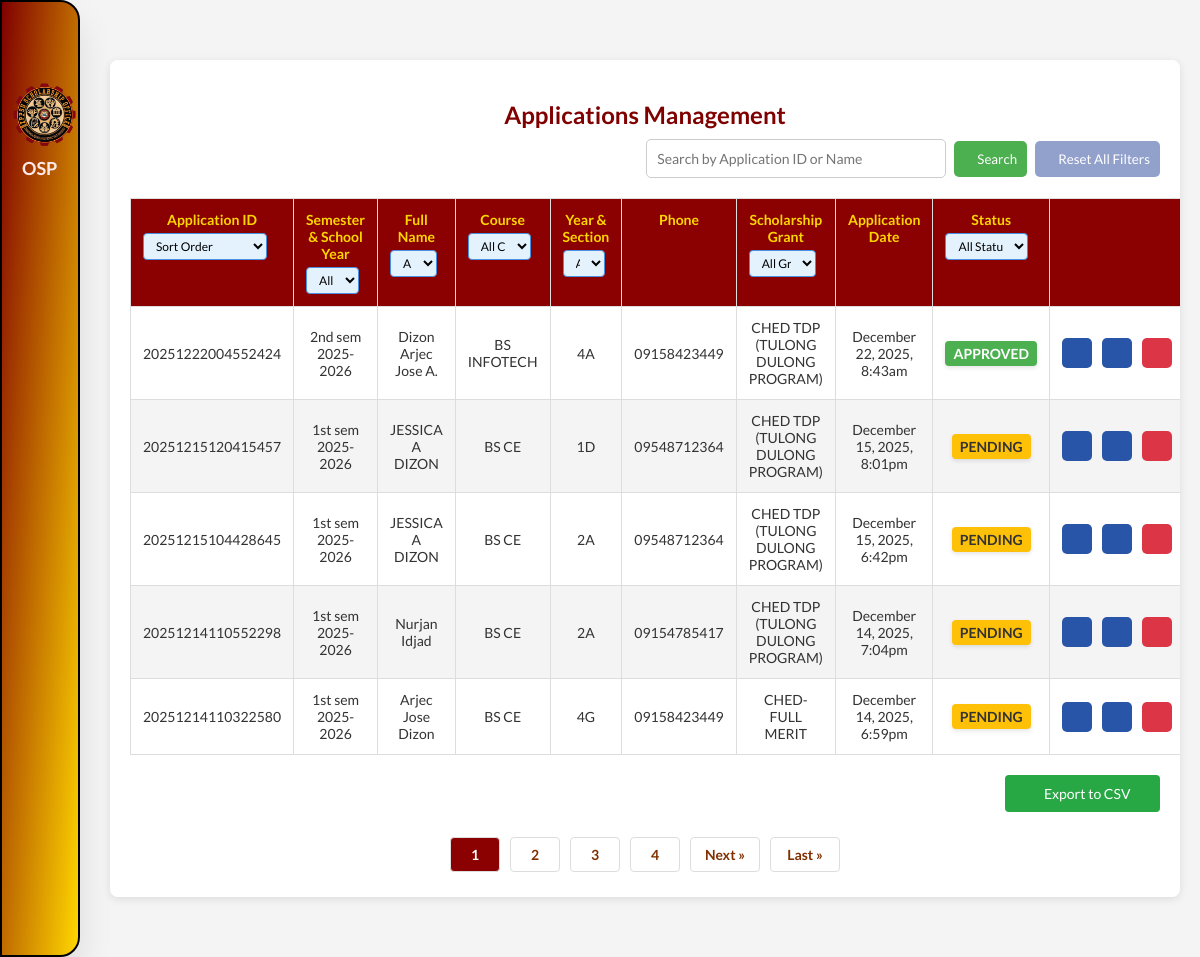
Page /views/applications.php (signed in) on the committed database.
### tables this page shows
CREATE TABLE `scholarship_applications` (
  `application_id` varchar(20) NOT NULL,
  `date` datetime DEFAULT NULL,
  `semester` varchar(10) NOT NULL,
  `school_year` varchar(9) DEFAULT NULL,
  `full_name` varchar(100) NOT NULL,
  `course` varchar(50) NOT NULL,
  `yr_sec` varchar(15) NOT NULL,
  `major` varchar(50) NOT NULL,
  `cell_no` varchar(15) DEFAULT NULL,
  `permanent_address` text DEFAULT NULL,
  `zip_code` int(11) NOT NULL,
  `present_address` text DEFAULT NULL,
  `email` varchar(100) DEFAULT NULL,
  `sex` varchar(100) NOT NULL,
  `date_of_birth` date DEFAULT NULL,
  `age` int(11) NOT NULL,
  `place_of_birth` varchar(50) DEFAULT NULL,
  `civil_status` enum('single','married','widowed','divorced','separated') DEFAULT NULL,
  `religion` varchar(100) DEFAULT NULL,
  `scholarship_grant` varchar(100) DEFAULT NULL,
  `disability` varchar(100) DEFAULT NULL,
  `indigenous_group` varchar(100) DEFAULT NULL,
  `reason_scholarship` text NOT NULL,
  `user_id` int(11) DEFAULT NULL,
  `status` enum('pending','approved','not qualified') NOT NULL DEFAULT 'pending',
  `notified` int(11) NOT NULL,
  `attachments` varchar(255) NOT NULL
);

### views/applications.php (the view, shortened to what this page needs)
<?php
require '../includes/session.php';
try {
    $limit = 5;
    $page = isset($_GET['page']) && is_numeric($_GET['page']) && $_GET['page'] > 0 ? (int) $_GET['page'] : 1;
    $offset = ($page - 1) * $limit;
    $whereConditions = ["1=1"];
    $whereClause = implode(' AND ', $whereConditions);
    $totalQuery = $pdo->prepare("SELECT COUNT(*) AS total FROM scholarship_applications WHERE $whereClause");
    $totalQuery->execute();
    $totalRows = $totalQuery->fetchColumn();
    $totalPages = ceil($totalRows / $limit);
    $sortBy = isset($_GET['sort_by']) && in_array($_GET['sort_by'], ['application_id', 'full_name', 'course', 'yr_sec', 'date', 'status', 'sem_sy']) ? $_GET['sort_by'] : 'application_id';
    $sortOrder = isset($_GET['sort']) && $_GET['sort'] == 'asc' ? 'ASC' : 'DESC';
    $query = "
        SELECT
            sa.application_id,
            CONCAT(sa.semester, ' ', sa.school_year) as sem_sy,
            sa.full_name,
            sa.course,
            sa.yr_sec,
            sa.cell_no,
            sa.scholarship_grant,
            sa.date,
            sa.status,
            sa.notified
        FROM scholarship_applications sa
        WHERE $whereClause
        ORDER BY $sortBy $sortOrder, application_id $sortOrder
        LIMIT :limit OFFSET :offset
    ";
    $stmt = $pdo->prepare($query);
    $stmt->bindValue(':limit', $limit, PDO::PARAM_INT);
    $stmt->bindValue(':offset', $offset, PDO::PARAM_INT);
    $stmt->execute();
    $rows = $stmt->fetchAll(PDO::FETCH_ASSOC);
} catch (PDOException $e) {
    die("Error fetching data: " . $e->getMessage());
}
?>
<!DOCTYPE html>
<html lang="en">
<head>
    <link rel="stylesheet" href="../css/styles.css?v=<?php echo time(); ?>">
    <link rel="stylesheet" href="../css/preloader.css?v=<?php echo time(); ?>">
    <link rel="stylesheet" href="../css/applications.css?v=<?php echo time(); ?>">
</head>
<body>
    <nav class="stroke" id="sideNav">
        <ul>
            <li>
                <a href="#" class="logo">
                    <div style="display: flex; align-items: center;">
                        <img src="../assets/images/icons/scholarship_seal.png" alt="Scholarship Seal">
                    </div>
                    <span class="nav-item" style="margin-left: 10px;">OSP</span>
                </a>
            </li>
            <?php if ($_SESSION["role"] === 'admin'): ?>
                <li>
                    <a href="./dashboard.php">
                        <i class="fas fa-solid fa-gauge"></i>
                    </a>
                </li>
                <li><a href="./announcement.php"><i class="fas fa-bullhorn"></i>
                        <span class="nav-item-2">Announcements</span></a>
                </li>
                <li>
                    <a href="./scholarship_form.php">
                        <i class="fas fa-solid fa-file"></i>
                    </a>
                </li>
                <li><a href="./manage_dropdowns.php"><i class="fas fa-list"></i><span class="nav-item-2">Scholarship Settings</span></a></li>
                <li>
                    <a href="./applications.php" class="activea">
                        <i class="fas fa-solid fa-folder"></i>
                    </a>
                </li>
                <li><a href="./logs.php"><i class="fas fa-clipboard-list"></i>
                        <span class="nav-item-2">Logs</span></a></li>
            <?php endif; ?>
            <li>
                <a href="../auth/logout.php" class="logout">
                    <i class="fas fa-solid fa-right-from-bracket"></i>
                </a>
            </li>
        </ul>
                <button class="toggle-btn" onclick="toggleNav()">
            <i class="fas fa-bars" id="toggle-icon"></i>
    </nav>
<div class="content">
    <div class="container">
        <h1>Applications Management</h1>
        <div class="table-container">
            <div class="search-container">
                <form action="" method="GET" id="filterForm">
                    <input type="text" name="search" id="searchInput" placeholder="Search by Application ID or Name"
                        value="<?php echo isset($_GET['search']) ? htmlspecialchars($_GET['search']) : ''; ?>">
                    <button type="submit" class="btn-search"><i class="fas fa-search"></i> Search</button>
                    <button type="button" class="btn-reset" id="resetButton" onclick="resetFilters()">
                        <i class="fas fa-redo"></i> Reset All Filters
                    </button>
                </form>
            </div>
        </div>
        <table>
            <thead>
                <tr>
                    <th>
                        Application ID
                        <select id="sortDropdown" onchange="updateSort('application_id')" class="table-header-filter">
                            <option value="">Sort Order</option>
                        </select>
                    </th>
                    <th>
                        Semester & School Year
                        <select name="sem_sy_filter" onchange="applyTableFilter(this)" class="table-header-filter">
                            <option value="">All Semesters</option>
                        </select>
                    </th>
                    <th>
                        Full Name
                        <select name="name_filter" onchange="applyTableFilter(this)" class="table-header-filter">
                            <option value="">All Names</option>
                        </select>
                    </th>
                    <th>
                        Course
                        <select name="course_filter" onchange="applyTableFilter(this)" class="table-header-filter">
                            <option value="">All Courses</option>
                        </select>
                    </th>
                    <th>
                        Year & Section
                        <select name="yr_sec_filter" onchange="applyTableFilter(this)" class="table-header-filter">
                            <option value="">All Year & Sections</option>
                        </select>
                    </th>
                    <th>
                        Phone
                    </th>
                    <th>
                        Scholarship Grant
                        <select name="grant_filter" onchange="applyTableFilter(this)" class="table-header-filter">
                            <option value="">All Grants</option>
                        </select>
                    </th>
                    <th>
                        Application Date
                    </th>
                    <th>
                        Status
                        <select name="sort_status" onchange="applyTableFilter(this)" class="table-header-filter">
                            <option value="">All Status</option>
                        </select>
                    </th>
                    <th>Actions</th>
                </tr>
            </thead>
            <tbody>
                <?php if (count($rows) > 0): ?>
                    <?php foreach ($rows as $row): ?>
                        <tr>
                            <td><?= htmlspecialchars($row['application_id']) ?></td>
                            <td><?= htmlspecialchars($row['sem_sy'] ?? 'N/A') ?></td>
                            <td><?= htmlspecialchars($row['full_name']) ?></td>
                            <td><?= htmlspecialchars($row['course']) ?></td>
                            <td><?= htmlspecialchars($row['yr_sec']) ?></td>
                            <td><?= htmlspecialchars($row['cell_no']) ?></td>
                            <td><?= htmlspecialchars($row['scholarship_grant']) ?></td>
                            <td>
                                <?php
                                $formattedDate = date('F j, Y, g:ia', strtotime($row['date']));
                                echo htmlspecialchars($formattedDate);
                                ?>
                            </td>
                            <td>
                                <span class="status <?php echo htmlspecialchars($row['status']); ?>">
                                    <?php echo htmlspecialchars(ucfirst($row['status'])); ?>
                                </span>
                            </td>
                            <td>
                                <div class="actions">
                                    <a href="../application_process/view_application_admin.php?id=<?= $row['application_id'] ?>"
                                        class="btn-view" data-tooltip="View Application">
                                        <i class="fas fa-solid fa-eye"></i>
                                    </a>
                                    <a href="../application_process/edit_application_admin.php?id=<?= $row['application_id'] ?>"
                                        class="btn-view" data-tooltip="Edit Application">
                                        <i class="fas fa-pencil-alt"></i>
                                    </a>
                                    <a href="../application_process/delete_application.php?id=<?= $row['application_id'] ?>"
                                        class="btn-delete"
                                        onclick="return confirm('This action cannot be undone. Proceed with deletion?');"
                                        data-tooltip="Delete Application">
                                        <i class="fas fa-solid fa-trash"></i>
                                    </a>
                                </div>
                            </td>
                        </tr>
                    <?php endforeach; ?>
                <?php endif; ?>
            </tbody>
        </table>
        <div class="export-button-container">
            <a href="../application_process/export_application.php?<?php echo htmlspecialchars(buildQueryString()); ?>" class="btn-export">
                <i class="fas fa-solid fa-download"></i> Export to CSV
            </a>
        </div>
        <ul class="pagination">
            <?php for ($i = 1; $i <= $totalPages; $i++): ?>
                <li><a href="?<?php echo buildQueryString(['page' => $i]); ?>" class="<?php echo $i == $page ? 'active' : ''; ?>">
                    <?php echo $i; ?>
                </a></li>
            <?php endfor; ?>
            <?php if ($page < $totalPages): ?>
                <li><a href="?<?php echo buildQueryString(['page' => $page + 1]); ?>" class="prev-next">Next &raquo;</a></li>
                <li><a href="?<?php echo buildQueryString(['page' => $totalPages]); ?>" class="prev-next">Last &raquo;</a></li>
            <?php endif; ?>
        </ul>
    </div>
</div>
</body>
</html>
<?php
function buildQueryString($newParams = []) {
    $params = $_GET;
    foreach ($newParams as $key => $value) {
        $params[$key] = $value;
    }
    return http_build_query($params);
}

### css/styles.css (style rules this page uses)
* { margin: 0; padding: 0; outline: none; border: none; text-decoration: none; box-sizing: border-box; font-family: "Lato", sans-serif; }
body { background: #f4f4f4; overflow-x: hidden; }
.logo { margin-top: 70px; text-align: start; display: flex; flex-direction: column; align-items: start; transition: all 0.5s ease; }
.logo img { width: 65px; height: 65px; margin-bottom: 10px; }
.logo span { font-weight: bold; font-size: 18px; text-align: center; }
nav { position: fixed; top: 0; bottom: 0; left: 0; height: 100%; background: linear-gradient(to bottom right, #800000, #ffd700); width: 80px; overflow: hidden; transition: width 0.3s ease, left 0.3s ease; box-shadow: 0 20px 35px rgba(0, 0, 0, 0.1); z-index: 99999; border-top-right-radius: 20px; border-bottom-right-radius: 20px; border: 2px solid black; }
a { position: relative; color: #ffe9e9 !important; font-size: 14px; display: table; width: 350px; padding: 10px; transition: background 0.3s ease, transform 0.3s ease, color 0.3s ease; font-weight: bold; text-decoration: none !important; }
nav ul li a, nav ul li a:after, nav ul li a:before { transition: all 0.5s; }
nav ul li a i { position: relative; width: 70px; height: 40px; top: 14px; font-size: 20px; text-align: center; }
.nav-item { position: relative; margin-left: 15px; }
.logout { position: absolute; bottom: 0; }
.activea { color: #ffd700 !important; font-weight: bold; }
.content { margin-left: 90px; padding: 20px; color: #333; transition: margin-left 0.3s ease; }
.content h1 { font-size: 24px; color: #800000; }
.toggle-btn { position: fixed; top: 15px!important; left: 15px!important; background: transparent; color: #ffd700; border: none; padding: 14px; width: 50px; height: 50px; cursor: pointer; z-index: 1100; font-size: 22px; display: flex; align-items: center; justify-content: center; transition: all 0.3s cubic-bezier(0.175, 0.885, 0.32, 1.275); overflow: hidden; }
.toggle-btn i { display: flex; align-items: center; justify-content: center; width: 100%; height: 100%; }

### views/applications.php (style rules this page uses)
.table-header-filter { display: block; margin-top: 5px; padding: 4px 8px; width: 90%; font-size: 12px; border: 1px solid #ddd; border-radius: 4px; background-color: #f9f9f9; }
th { vertical-align: top; padding-top: 12px; }
.table-header-filter:not([value=""]) { background-color: #e3f2fd !important; border-color: #4a90e2 !important; }
.export-button-container { margin: 20px 0; text-align: right; }
.btn-export { display: inline-flex; align-items: center; gap: 8px; background-color: #28a745; color: white; padding: 10px 20px; border-radius: 4px; text-decoration: none; font-weight: 500; transition: background-color 0.3s; }

### rows in the picture
scholarship_applications: application_id "20251222004552424", sem_sy "2nd sem 2025-2026", full_name "Dizon Arjec Jose A.", course "BS INFOTECH", yr_sec "4A", cell_no "09158423449", scholarship_grant "CHED TDP (TULONG DULONG PROGRAM)", date "December 22, 2025, 8:43am", status "APPROVED"
scholarship_applications: application_id "20251215120415457", sem_sy "1st sem 2025-2026", full_name "JESSICA A DIZON", course "BS CE", yr_sec "1D", cell_no "09548712364", scholarship_grant "CHED TDP (TULONG DULONG PROGRAM)", date "December 15, 2025, 8:01pm", status "PENDING"
scholarship_applications: application_id "20251215104428645", sem_sy "1st sem 2025-2026", full_name "JESSICA A DIZON", course "BS CE", yr_sec "2A", cell_no "09548712364", scholarship_grant "CHED TDP (TULONG DULONG PROGRAM)", date "December 15, 2025, 6:42pm", status "PENDING"
scholarship_applications: application_id "20251214110552298", sem_sy "1st sem 2025-2026", full_name "Nurjan Idjad", course "BS CE", yr_sec "2A", cell_no "09154785417", scholarship_grant "CHED TDP (TULONG DULONG PROGRAM)", date "December 14, 2025, 7:04pm", status "PENDING"
scholarship_applications: application_id "20251214110322580", sem_sy "1st sem 2025-2026", full_name "Arjec Jose Dizon", course "BS CE", yr_sec "4G", cell_no "09158423449", scholarship_grant "CHED-FULL MERIT", date "December 14, 2025, 6:59pm", status "PENDING"
